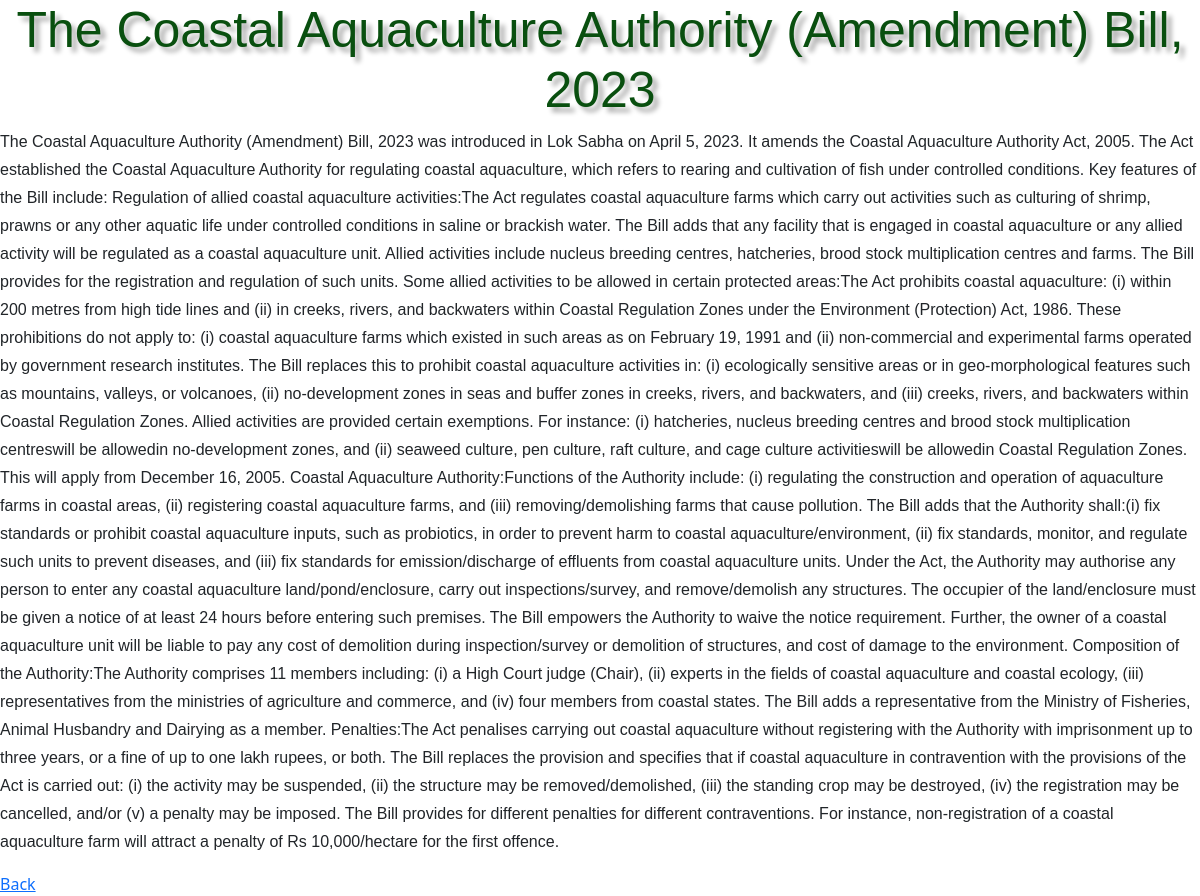
/more/42/213455556524, run on the app's committed database.
### main.py (models this page shows)
class Bills(db.Model):
    __tablename__='bills'
    BID=db.Column(db.Integer, primary_key=True)
    BName=db.Column(db.String)
    Ministry=db.Column(db.String)
    status=db.Column(db.String)
    Description=db.Column(db.String)
    year=db.Column(db.Integer)

### main.py (the view)
@app.route("/more/<int:BID>/<int:Aanum>", methods=["GET","POST"])
def moreinfo(BID,Aanum):
    if request.method=="GET":
        bill=Bills.query.filter_by(BID=BID).first()
        return render_template("moreinfo.html",bill=bill,Aanum=Aanum)

### templates/moreinfo.html (shortened to what this page needs)
<!DOCTYPE html>
<html>
    <head><title>students</title>
        <link rel="stylesheet" href="bootstrap.css" />
        <link
          href="//maxcdn.bootstrapcdn.com/bootstrap/4.1.1/css/bootstrap.min.css"
          rel="stylesheet"
          id="bootstrap-css"
        />
        <link href="https://cdn.jsdelivr.net/npm/bootstrap@5.3.0-alpha1/dist/css/bootstrap.min.css" rel="stylesheet">
    </head>
<body>
    <h1>{{bill["BName"]}}</h1>
    <p>{{bill["Description"]}}</p>
    <a href='/bills/{{Aanum}}'> Back </a>
</body>
</html>

### templates/moreinfo.html (style rules this page uses)
h1 { text-align: center; color: rgb(9, 79, 15); font-family: Verdana, Geneva, Tahoma, sans-serif; font-size: 50px; text-shadow: 5px 5px 5px #ababab; }
body { background-color: white; }
p { font-family: "Nunito", sans-serif; font-size: 16px; line-height: 28px; }

### data on the page
Bills: BName "The Coastal Aquaculture Authority (Amendment) Bill, 2023", Description "The Coastal Aquaculture Authority (Amendment) Bill, 2023 was introduced in Lok Sabha on April 5, 2023. It amends the Coastal Aquaculture Authority Act, 2005. The Act established the Coastal Aquaculture Authority for regulating coastal aquaculture, which refers to rearing and cultivation of fish under controlled conditions. Key features of the Bill include: Regulation of allied coastal aquaculture activities:The Act regulates coastal aquaculture farms which carry out activities such as culturing of shrimp, prawns or any other aquatic life under controlled conditions in saline or brackish water. The Bill adds that any facility that is engaged in coastal aquaculture or any allied activity will…"
